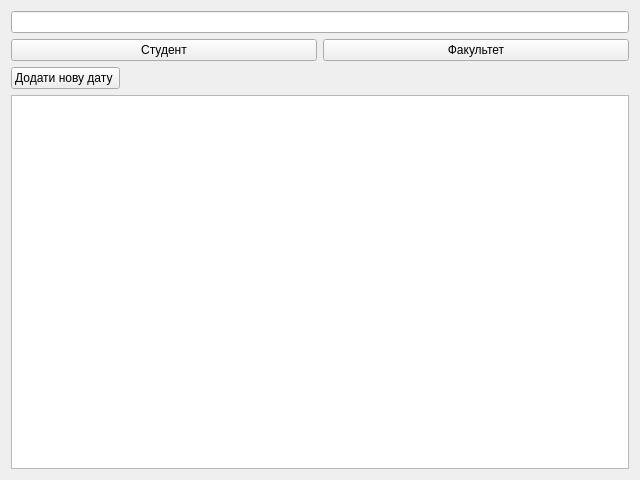
<?xml version="1.0" encoding="UTF-8"?>
<ui version="4.0">
 <class>VisitWindows</class>
 <widget class="QWidget" name="VisitWindows">
  <property name="geometry">
   <rect>
    <x>0</x>
    <y>0</y>
    <width>640</width>
    <height>480</height>
   </rect>
  </property>
  <property name="windowTitle">
   <string>Form</string>
  </property>
  <layout class="QGridLayout" name="gridLayout">
   <item row="3" column="0">
    <widget class="QTableView" name="visitTable">
     <property name="editTriggers">
      <set>QAbstractItemView::AllEditTriggers</set>
     </property>
    </widget>
   </item>
   <item row="0" column="0">
    <widget class="QLineEdit" name="requestField"/>
   </item>
   <item row="1" column="0">
    <layout class="QHBoxLayout" name="horizontalLayout">
     <item>
      <widget class="QPushButton" name="studentSearchFilter">
       <property name="text">
        <string>Студент</string>
       </property>
      </widget>
     </item>
     <item>
      <widget class="QPushButton" name="departamentSearchFilter">
       <property name="text">
        <string>Факультет</string>
       </property>
      </widget>
     </item>
    </layout>
   </item>
   <item row="2" column="0">
    <layout class="QHBoxLayout" name="horizontalLayout_2">
     <item>
      <widget class="QPushButton" name="AddNewDateButton">
       <property name="text">
        <string>Додати нову дату </string>
       </property>
      </widget>
     </item>
     <item>
      <spacer name="horizontalSpacer">
       <property name="orientation">
        <enum>Qt::Horizontal</enum>
       </property>
       <property name="sizeHint" stdset="0">
        <size>
         <width>40</width>
         <height>20</height>
        </size>
       </property>
      </spacer>
     </item>
    </layout>
   </item>
  </layout>
 </widget>
 <resources/>
 <connections/>
</ui>
